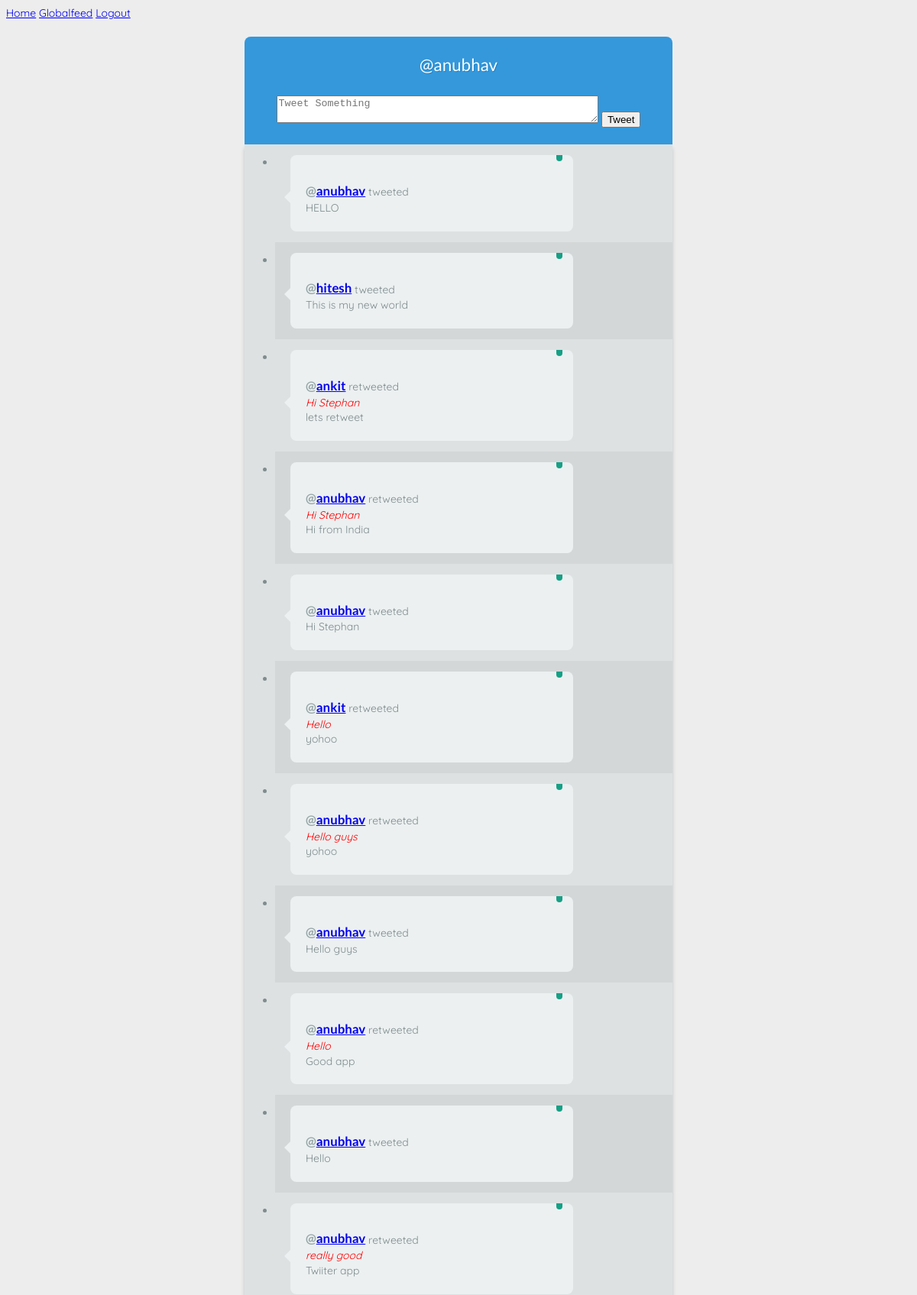
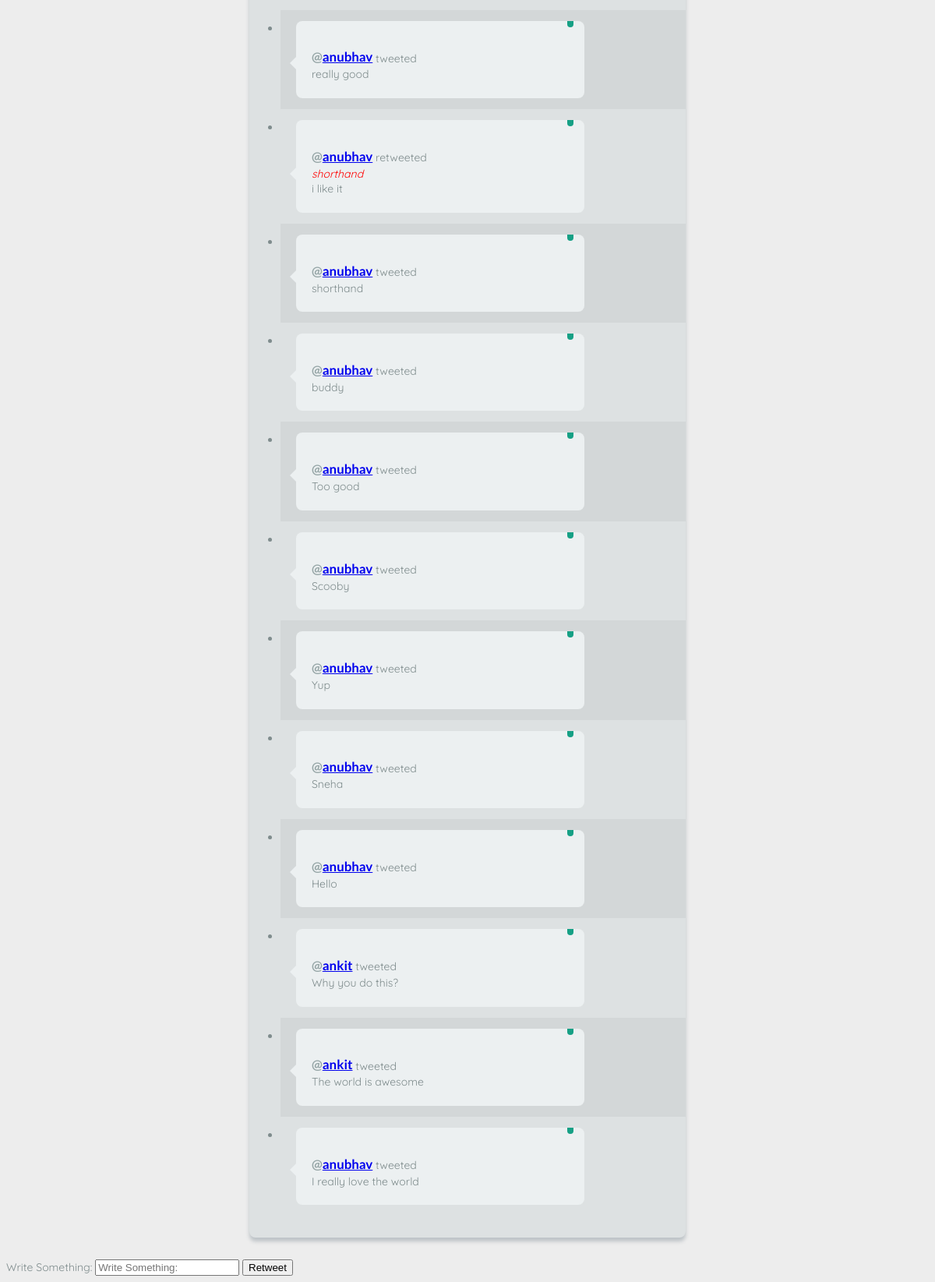
Screenshot of / (signed in) with the database file from the repository (2 pictures, top to bottom).
### twitterapp/models.py (models this page shows)
class Tweet(models.Model):
    user = models.ForeignKey('auth.User')
    text = models.CharField(max_length=160)
    created_at = models.DateTimeField(auto_now_add=True)
    def get_cname(self):
    	class_name = 'tweet'
    	return class_name

class Retweet(models.Model):
    user = models.ForeignKey('auth.User')
    tweet = models.ForeignKey('Tweet')
    text = models.CharField(max_length=160)
    created_at = models.DateTimeField(auto_now_add=True)
    def get_cname(self):
    	class_name = 'retweet'
    	return class_name

### twitterapp/views.py (the view)
# urls.py: url(r'^$', appviews.homepage, name='home'),
@login_required(login_url='login/')
def homepage(request):
	username = request.user.get_username()
	userid = int(request.user.id)
	userids = []
	userids.append(userid)
	follow = Follow.objects.filter(user_id=userid)
	for i in follow:
		userids.append(i.target_id)
	tweets = Tweet.objects.filter(user__in=userids).order_by('-created_at')
	retweets = Retweet.objects.filter(user__in=userids).order_by('-created_at')
	tweets = list(chain(tweets,retweets))
	tweets.sort(key=lambda item:item.created_at, reverse=True)
	return render(request, 'newsfeed.html', {'tweets': tweets,'username':username})

### templates/newsfeed.html (shortened to what this page needs)
<!doctype html>
<html lang="en">
<head>
	{% load static %}
	<link rel="stylesheet" href="https://code.jquery.com/mobile/1.4.5/jquery.mobile-1.4.5.min.css">
	<link href="http://netdna.bootstrapcdn.com/font-awesome/3.1.1/css/font-awesome.css" rel="stylesheet">
    <link href="{% static "css/feeds.css" %}" rel="stylesheet">
</head>
<body>
	<a href="/">Home</a>
	<a href="/globalfeed">Globalfeed</a>
	<a href="/logout">Logout</a>
		<span class="first">
			@{{ username }}
			<form action="/posttweet/" id="usrform" method="post">
			<br>
			  <textarea rows="2" cols="50" name="text" form="usrform" placeholder="Tweet Something"></textarea>
			  <input type="submit" value="Tweet">
			</form>
		</span>
		<ul class="timeline">
			{% for tweet in tweets %}
				<li class='tweets' tweet={{tweet.id}}>
					<div class="bubble-container">
						<div class="bubble">
						<div class="retweet">
						</div>
							<h3>@<a href="/user/{{ tweet.user.username }}">{{ tweet.user.username }}</a>
							</h3>
							{% ifequal tweet.get_cname "tweet" %}
							 tweeted
							 <br/>
								{{ tweet.text }}
							{% else %}
							 retweeted
							 	 <br/>
							 	<font color="red"> <i>{{tweet.tweet.text}}</i></font>
							 	<br/>
								{{ tweet.text }}
							{% endifequal %}
						</div>
						<div class="arrow"></div>
					</div>
				</li>
			{% endfor %}
		</ul>
	<div data-role="popup" id="myPopup" class="ui-content" style="min-width:250px;">
          <label for="retweet" class="ui-hidden-accessible">Write Something:</label>
          <input type="text" name="retweet" id="retweet" placeholder="Write Something:">
          <input class='submit_re' type="submit" data-inline="true" value="Retweet">
    </div>
</body>
</html>

### static/css/feeds.css (style rules this page uses)
* { box-sizing: border-box; -moz-box-sizing: border-box; -webkit-box-sizing: border-box; }
body { font-family: 'Quicksand'; color: #7f8c8d; font-size: 14px; background-color: #ededed; }
.bubble { width: 100%; padding: .5em 1em; line-height: 1.4em; padding: 20px; background-color: #ecf0f1; position: relative; -webkit-border-radius: 8px; -moz-border-radius: 8px; -ms-border-radius: 8px; -o-border-radius: 8px; border-radius: 8px; text-align: left; display: inline-block; }
.bubble-container { width: 75%; display: block; position: relative; padding-left: 20px; vertical-align: top; display: inline-block; }
.arrow { content: ''; display: block; position: absolute; left: 12px; bottom: 25%; height: 0; width: 0; border-top: 20px solid transparent; border-bottom: 20px solid transparent; border-right: 20px solid #ecf0f1; }
.timeline { width: 560px; display: block; margin: auto; background-color: #dde1e2; padding-bottom: 2em; -webkit-box-shadow: #bdc3c7 0 5px 5px; -moz-box-shadow: #bdc3c7 0 5px 5px; box-shadow: #bdc3c7 0 5px 5px; -moz-border-radius-bottomleft: 8px; -webkit-border-bottom-left-radius: 8px; border-bottom-left-radius: 8px; -moz-border-radius-bottomright: 8px; -webkit-border-bottom-right-radius: 8px; border-bottom-right-radius: 8px; margin-bottom: 2em; }
.timeline li { padding: 1em 0; }
.timeline li:nth-child(even) { background-color: #d3d7d8; }
.first { width: 560px; display: block; margin: auto; background-color: #3498db; text-shadow: #2084c7 1px 1px 0; padding: 1em 0 !important; color: white; text-align: center; margin-top: 1em; font-family: "Lato"; font-size: 1.6em; -moz-border-radius-topleft: 8px; -webkit-border-top-left-radius: 8px; border-top-left-radius: 8px; -moz-border-radius-topright: 8px; -webkit-border-top-right-radius: 8px; border-top-right-radius: 8px; position: relative; }
h3 { font-size: 1.2em; font-weight: bold; font-family: 'Lato'; display: inline-block; margin-bottom: .2em; color: #95a5a6; }
.retweet { position: absolute; opacity: 1; top: 0; right: 1em; display: block; background-color: #16a085; padding: 4px; -moz-border-radius-bottomleft: 5px; -webkit-border-bottom-left-radius: 5px; border-bottom-left-radius: 5px; -moz-border-radius-bottomright: 5px; -webkit-border-bottom-right-radius: 5px; border-bottom-right-radius: 5px; }

### rows the page displays
Tweet: user.username "anubhav", text "HELLO"
Tweet: user.username "hitesh", text "This is my new world"
Retweet: user.username "ankit", tweet.text "Hi Stephan", text "lets retweet"
Retweet: user.username "anubhav", tweet.text "Hi Stephan", text "Hi from India"
Tweet: user.username "anubhav", text "Hi Stephan"
Retweet: user.username "ankit", tweet.text "Hello", text "yohoo"
Retweet: user.username "anubhav", tweet.text "Hello guys", text "yohoo"
Tweet: user.username "anubhav", text "Hello guys"
Retweet: user.username "anubhav", tweet.text "Hello", text "Good app"
Tweet: user.username "anubhav", text "Hello"
Retweet: user.username "anubhav", tweet.text "really good", text "Twiiter app"
Tweet: user.username "anubhav", text "really good"
Retweet: user.username "anubhav", tweet.text "shorthand", text "i like it"
Tweet: user.username "anubhav", text "shorthand"
Tweet: user.username "anubhav", text "buddy"
Tweet: user.username "anubhav", text "Too good"
Tweet: user.username "anubhav", text "Scooby"
Tweet: user.username "anubhav", text "Yup"
Tweet: user.username "anubhav", text "Sneha"
Tweet: user.username "anubhav", text "Hello"
Tweet: user.username "ankit", text "Why you do this?"
Tweet: user.username "ankit", text "The world is awesome"
Tweet: user.username "anubhav", text "I really love the world"

### other values shown
{{ username }} "anubhav"
